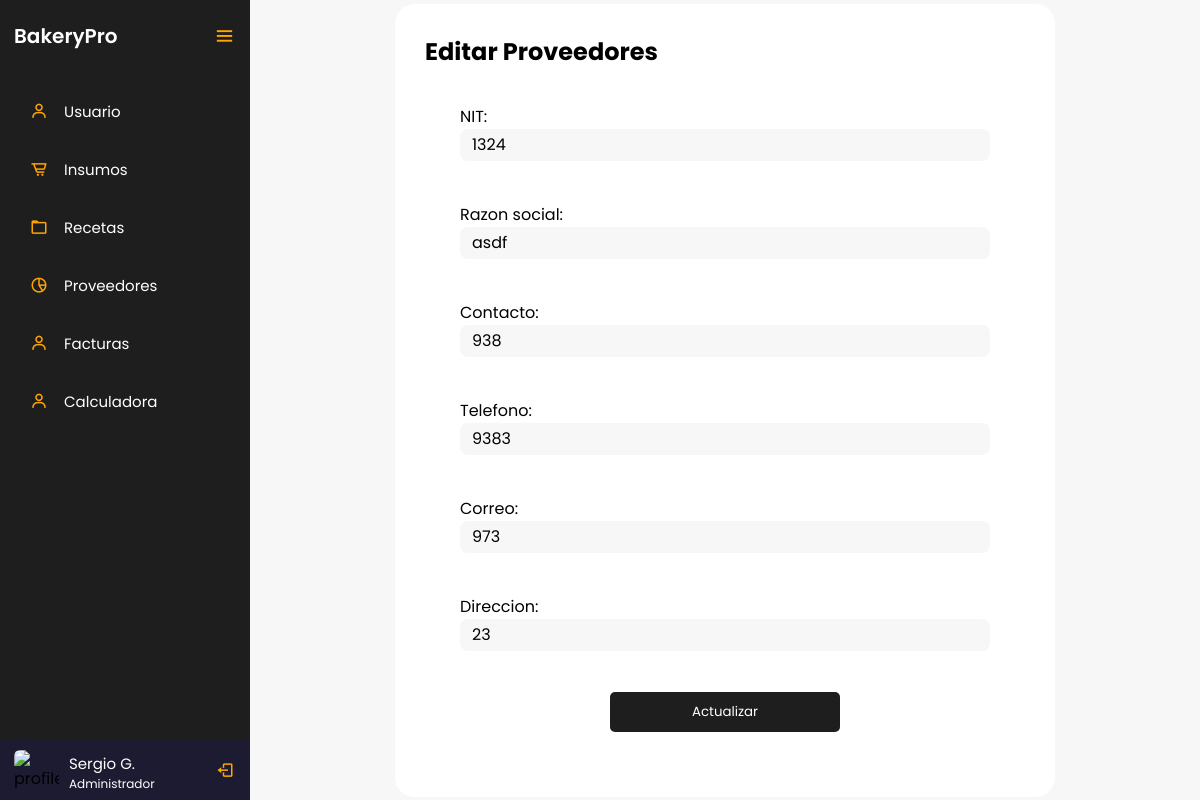
Page /controlador/Proveedores/editar.php?IdProveedores=1 (signed in) on the committed database.
### tables this page shows
CREATE TABLE `tblusuario` (
  `IdUsuario` int(3) NOT NULL,
  `Nombres` varchar(20) NOT NULL,
  `Apellidos` varchar(20) NOT NULL,
  `IdRol` int(3) NOT NULL,
  `Cedula` decimal(10,0) NOT NULL,
  `Telefono` varchar(20) NOT NULL,
  `Password` varchar(10) NOT NULL
);

CREATE TABLE `tblroles` (
  `IdRol` int(3) NOT NULL,
  `Rol` varchar(20) NOT NULL
);

CREATE TABLE `tblproveedores` (
  `IdProveedores` int(3) NOT NULL,
  `NIT` decimal(15,0) NOT NULL,
  `RazonSocial` varchar(20) NOT NULL,
  `Contacto` varchar(40) NOT NULL,
  `Telefono` decimal(10,0) NOT NULL,
  `Correo` varchar(20) NOT NULL,
  `Direccion` varchar(40) NOT NULL
);

### controlador/Proveedores/editar.php (the view, shortened to what this page needs)
<?php
    $servername = "localhost";
    $username = "root";
    $password = "";
    $dbname = "bakerypro";
    $conexion = mysqli_connect($servername, $username, $password, $dbname);
    $cedula = $_SESSION['cedula'];
    $sql = "SELECT Nombres, Apellidos, Rol FROM tblusuario INNER JOIN tblroles ON tblusuario.IdRol = tblroles.IdRol WHERE Cedula = $cedula";
    $resultado = mysqli_query($conexion, $sql);
    if (mysqli_num_rows($resultado) > 0) {
        $fila = mysqli_fetch_assoc($resultado);
        $nombre = $fila["Nombres"] . " " . $fila["Apellidos"];
        $rol = $fila["Rol"];
    } else {
        $nombre = "Nombre de usuario";
        $rol = "Rol de usuario";
    }
?>
<!DOCTYPE html>
<html lang="en">
<head>
    <link href='https://unpkg.com/boxicons@2.0.7/css/boxicons.min.css' rel='stylesheet'>
    <link rel="stylesheet" href="../../vista/style/styles.css">
</head>
<body>
    <div class="sidebar open">
        <div class="logo-details">
            <a href="../../dashboard.php" class="logo_link">
                <span class="logo_name">BakeryPro</span>
            </a>
            <i class='bx bx-menu' id="btn" ></i>
        </div>
        <ul class="nav-list">
            <li>
                <a href="../../vista/html/usuarios.php">
                    <i class='bx bx-user' ></i>
                    <span class="links_name">Usuario</span>
                </a>
            </li>
            <li>
                <a href="../../vista/html/insumos.php">
                    <i class='bx bx-cart-alt' ></i>
                    <span class="links_name">Insumos</span>
                </a>
            </li>
            <li>
                <a href="../../vista/html/vista/html/recetas.php">
                    <i class='bx bx-folder' ></i>
                    <span class="links_name">Recetas</span>
                </a>
            </li>
            <li>
                <a href="../../vista/html/proveedores.php">
                    <i class='bx bx-pie-chart-alt-2' ></i>
                    <span class="links_name">Proveedores</span>
                </a>
            </li>
            <li>
                <a href=".../../vista/html/facturas.php">
                    <i class='bx bx-user' ></i>
                    <span class="links_name">Facturas</span>
                </a>
            </li>
            <li>
                <a href="../../vista/html/calculadora.php">
                    <i class='bx bx-user' ></i>
                    <span class="links_name">Calculadora</span>
                </a>
            </li>
            <li class="profile">
                <div class="profile-details">
                    <img src="profile.jpg" alt="profileImg">
                    <div class="name_job">
                        <div class="name"><?php echo $nombre; ?></div>
                        <div class="job"><?php echo $rol; ?></div>
                    </div>
                </div>
                <a href="./controlador/login/logout.php" id="log_out">
                    <i class='bx bx-log-out'></i>
                </a>
            </li>
        </ul>
    </div>
    <section class="home-section">
        <div class="container">
            <h2>Editar Proveedores</h2>
            <?php
                include '../../modelo/conexion.php';
                if (isset($_GET['IdProveedores'])) {
                    $sql = "SELECT * FROM tblproveedores";
                    $resultado = $conexion->query($sql);
                    if ($resultado->num_rows > 0) {
                        $fila = $resultado->fetch_assoc();
                    } else {
                        echo "<p>No se encontraron resultados para el ID proporcionado.</p>";
                        exit;
                    }
                } else {
                    echo "<p>Ingrese un ID para realizar la consulta.</p>";
                    exit;
                }
            ?>
            <form action="actualizar.php" method="post" class="form">
                <label for="NIT">NIT:</label>
                <input type="text" id="NIT" name="NIT" value="<?php echo $fila['NIT']; ?>" class="input"><br>
                <label for="RazonSocial">Razon social:</label>
                <input type="text" id="RazonSocial" name="RazonSocial" value="<?php echo $fila['RazonSocial']; ?>" class="input"><br>
                <label for="Contacto">Contacto:</label>
                <input type="text" id="Contacto" name="Contacto" value="<?php echo $fila['Contacto']; ?>" class="input"><br>
                <label for="Telefono">Telefono:</label>
                <input type="text" id="Telefono" name="Telefono" value="<?php echo $fila['Telefono']; ?>" class="input"><br>
                <label for="Correo">Correo:</label>
                <input type="text" id="Correo" name="Correo" value="<?php echo $fila['Correo']; ?>" class="input"><br>
                <label for="Direccion">Direccion:</label>
                <input type="text" id="Direccion" name="Direccion" value="<?php echo $fila['Direccion']; ?>" class="input"><br>
                <input type="submit" value="Actualizar" class="btn">
            </form>
        </div>
    </section>
</body>
</html>

### vista/style/styles.css (style rules this page uses)
:root { --orange: #d4894c; --white_trasnparent: #232830; --very-light-pink: #C7C7C7; --text-input-field: #F7F7F7; --hospital-green: #bd1515; --sm: 14px; --md: 16px; --lg: 18px; --yellow: #ffa500; --black: #201e1c; --white: #ffffff; --official-black:#1e1e1e; --official-red:#ffa500; --background-white:#f7f7f7; --card-white:#ffffff; }
* { margin: 0; padding: 0; box-sizing: border-box; font-family: "Poppins" , sans-serif; }
.sidebar { position: fixed; left: 0; top: 0; height: 100%; width: 78px; background: var(--official-black); padding: 6px 14px; z-index: 99; transition: all 0.5s ease; }
.sidebar.open { width: 250px; }
.sidebar .logo-details { height: 60px; display: flex; align-items: center; position: relative; }
.sidebar .logo-details .logo_name { color: #fff; font-size: 20px; font-weight: 600; opacity: 0; transition: all 0.5s ease; }
.sidebar.open .logo-details .icon, .sidebar.open .logo-details .logo_name { opacity: 1; }
.sidebar .logo-details #btn { position: absolute; top: 50%; right: 0; transform: translateY(-50%); font-size: 22px; transition: all 0.4s ease; font-size: 23px; text-align: center; cursor: pointer; transition: all 0.5s ease; }
.sidebar.open .logo-details #btn { text-align: right; }
.sidebar i { color: var(--official-red); height: 60px; min-width: 50px; font-size: 28px; text-align: center; line-height: 60px; }
.sidebar .nav-list { margin-top: 20px; height: 100%; }
.sidebar li { position: relative; margin: 8px 0; list-style: none; }
.sidebar li a { display: flex; height: 100%; width: 100%; border-radius: 12px; align-items: center; text-decoration: none; transition: all 0.4s ease; }
.sidebar li a .links_name { color: #fff; font-size: 15px; font-weight: 400; white-space: nowrap; opacity: 0; pointer-events: none; transition: 0.4s; }
.sidebar.open li a .links_name { opacity: 1; pointer-events: auto; }
.sidebar li i { height: 50px; line-height: 50px; font-size: 18px; border-radius: 12px; }
.sidebar li.profile { position: fixed; height: 60px; width: 78px; left: 0; bottom: -8px; padding: 10px 14px; background: #1d1b31; transition: all 0.5s ease; overflow: hidden; }
.sidebar.open li.profile { width: 250px; }
.sidebar li .profile-details { display: flex; align-items: center; flex-wrap: nowrap; }
.sidebar li img { height: 45px; width: 45px; object-fit: cover; border-radius: 6px; margin-right: 10px; }
.sidebar li.profile .name, .sidebar li.profile .job { font-size: 15px; font-weight: 400; color: #fff; white-space: nowrap; }
.sidebar li.profile .job { font-size: 12px; }
.sidebar .profile #log_out { position: absolute; top: 50%; right: 0; transform: translateY(-50%); background: #1d1b31; width: 100%; height: 60px; line-height: 60px; border-radius: 0px; transition: all 0.5s ease; }
.sidebar.open .profile #log_out { width: 50px; background: none; }
.logo_link { text-decoration: none; }
.home-section { position: relative; background: var(--background-white); min-height: 100vh; display: flex; top: 0; left: 78px; width: calc(100% - 78px); transition: all 0.5s ease; z-index: 2; justify-content: center; align-items: center; }
.sidebar.open ~ .home-section { left: 250px; width: calc(100% - 250px); }
.container { height: auto; background: var(--card-white); padding: 30px; border-radius: 20px; }
.form { display: flex; flex-direction: column; width: 600px; padding: 35px; }
.input { background-color: var(--text-input-field); border: none; border-radius: 8px; height: 32px; font-size: var(--md); padding: 6px 12px; width: 100%; margin-bottom: 16px; }
.btn { width: 230px; height: 40px; border: none; border-radius: 5px; transition: 1s; color: var(--white); background: var(--official-black); cursor: pointer; margin: 0 auto; }
a { text-decoration: none; color: black; }

### rows in the picture
tblusuario: nombre "Sergio G.", IdRol.Rol "Administrador"
tblproveedores: NIT "1324", RazonSocial "asdf", Contacto "938", Telefono "9383", Correo "973", Direccion "23"
